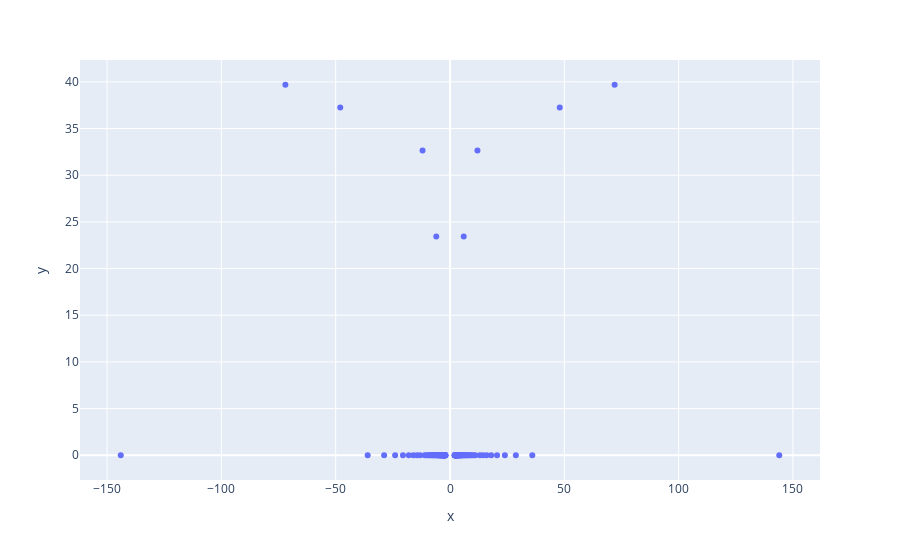

This figure's notebook cell:
### Markdown cell above
### C. Fourier-Trafo des Residuums

### Code cell
from scipy.fft import fft, fftfreq
N = int(SAMPLE_RATE * DURATION)
yf = fft(y_diff)
f = fftfreq(N, 1/SAMPLE_RATE)
yf[np.abs(yf)<20] = 0
yf[np.abs(yf)>40] = 0
import plotly.express as px
fig = px.scatter(x=1/f, y=np.abs(yf))
fig.show()

### Figure 1 — Plotly figure (JSON) as saved in the notebook; plotly's stock layout.template omitted (floating-point values rounded to 4 significant figures; data arrays with more than 128 entries replaced by an {"elided": "..."} marker saying what was removed)
{"data": [{"hovertemplate": "x=%{x}<br>y=%{y}<extra></extra>", "legendgroup": "", "marker": {"color": "#636efa", "symbol": "circle"}, "mode": "markers", "name": "", "orientation": "v", "showlegend": false, "x": {"elided": "144 float values"}, "xaxis": "x", "y": {"elided": "144 float values"}, "yaxis": "y", "type": "scatter"}], "layout": {"xaxis": {"anchor": "y", "domain": [0.0, 1.0], "title": {"text": "x"}}, "yaxis": {"anchor": "x", "domain": [0.0, 1.0], "title": {"text": "y"}}, "legend": {"tracegroupgap": 0}, "margin": {"t": 60}}}
